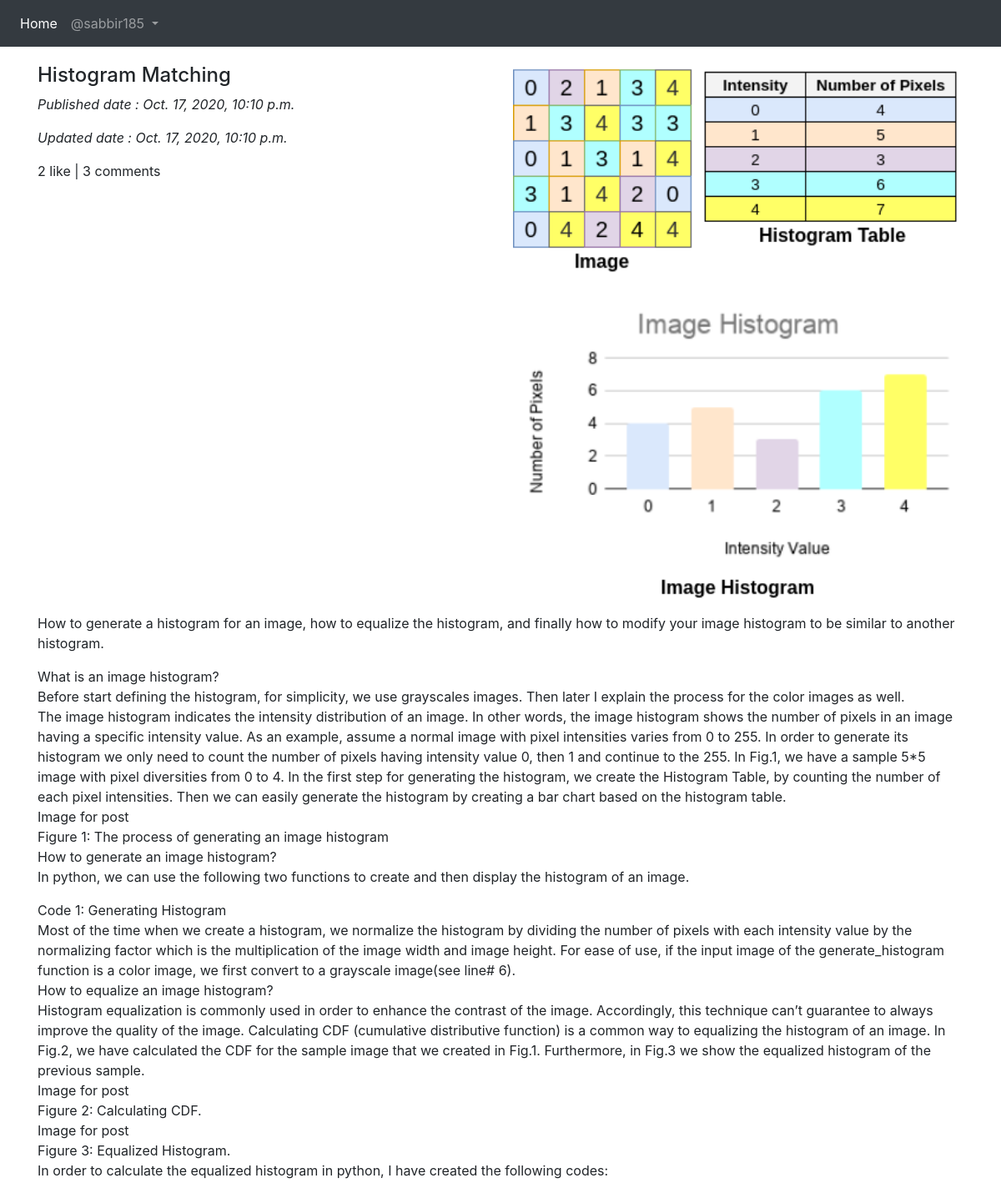
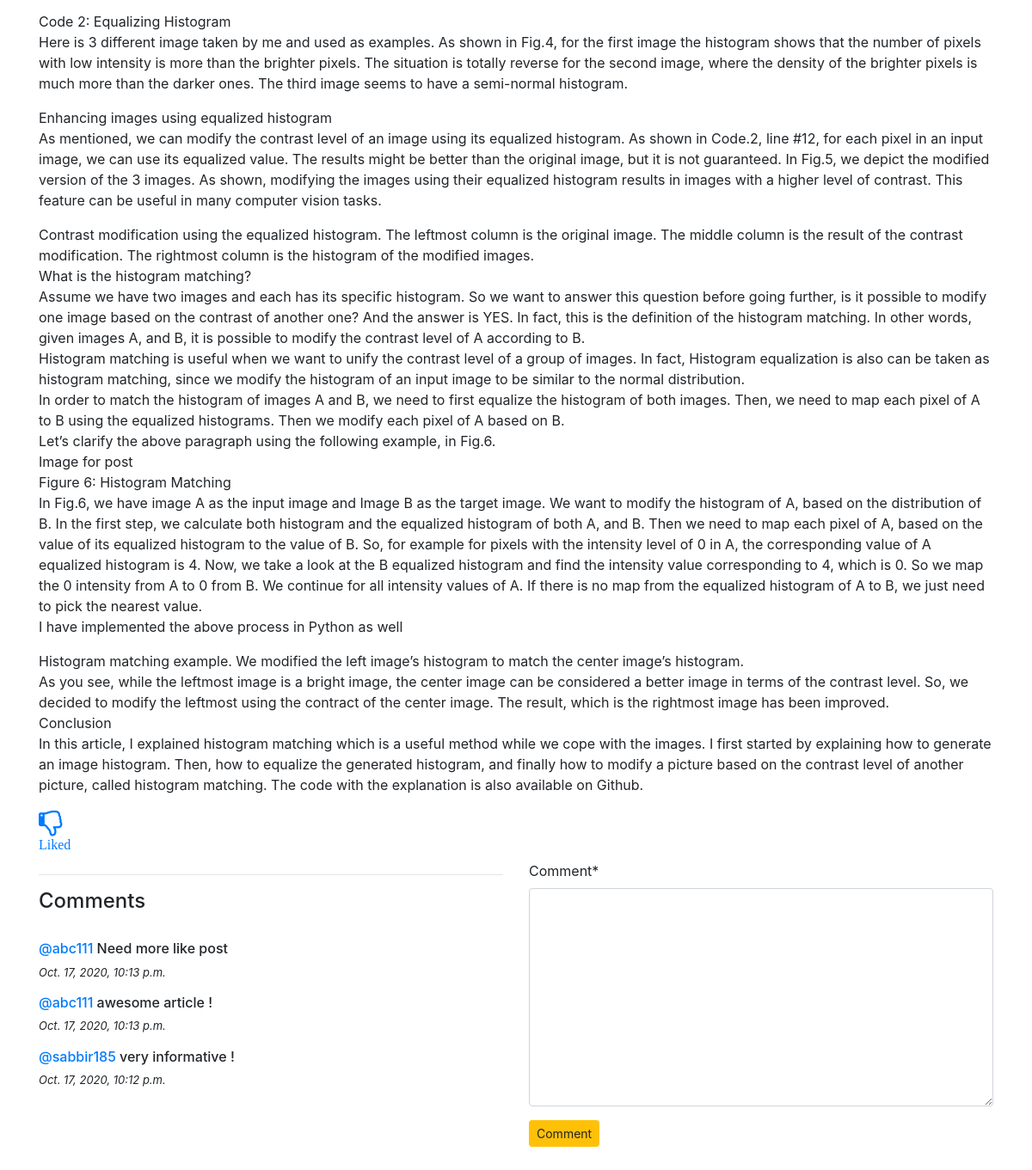
The app's page /blog/details/Histogram-Matching-5c995ebe-2d5c-4ccd-b557-b9e9677165e3/ (signed in) with its own data (2 pictures, top to bottom).
### app_blog/models.py (models this page shows, shortened)
class Blog(models.Model):
    author = models.ForeignKey(User,related_name='post_author',on_delete=models.CASCADE)
    blog_title = models.CharField(max_length=264,verbose_name='put a title')
    slug = models.SlugField(max_length=264,blank=True,null=True)
    blog_content = models.TextField(verbose_name="what is on your mind")
    blog_image = models.ImageField(upload_to='app_blog',verbose_name='Image')
    publish_date = models.DateTimeField(auto_now_add=True)
    update_date = models.DateTimeField(auto_now=True)
    class Meta:
        ordering = ('-publish_date',)

class Comment(models.Model):
    blog = models.ForeignKey(Blog,related_name='blog_comment',on_delete=models.CASCADE)
    user = models.ForeignKey(User,related_name='user_comment',on_delete=models.CASCADE)
    comment = models.TextField()
    comment_date = models.DateTimeField(auto_now_add=True)
    class Meta:
        ordering = ['-comment_date',]

### app_blog/views.py (the view, shortened to what this page needs)
# urls.py: path('details/<str:slug>/' , views.blogDetails, name='blog_details'),
@login_required
def blogDetails(request,slug):
    blog = Blog.objects.get(slug=slug)
    comment_form = CommentForm()
    already_like = Likes.objects.filter(blog=blog,user=request.user)
    if already_like:
        like = True
    else:
        like = False
    return render(request,'app_blog/blog_details.html',context={'blog':blog, 'comment_form':comment_form , 'like':like , })

### app_blog/forms.py
class CommentForm(forms.ModelForm):
    class Meta:
        model = Comment
        fields = ('comment',)

### templates/app_blog/blog_details.html (shortened to what this page needs)
{% extends 'base.html' %}
{% load crispy_forms_tags %}
{% block body_block %}
<div class="row">
    <div class="col-sm-6">
        <h4>{{ blog.blog_title }}</h4>
        <p><i>Published date : {{ blog.publish_date }}</i></p>
        <p><i>Updated date : {{ blog.update_date }}</i></p>
        <p>{{ blog.blog_like.count }} like | {{ blog.blog_comment.count }} comments</p>
    </div>
    <div class="col-sm-6">
        <img src="/media/{{blog.blog_image}}" alt="Image" width="100%">
    </div>
</div>
<p>{{ blog.blog_content|linebreaks }}</p>
<div>
    {% if not like %}
        <a href="{% url 'app_blog:like_post' slug=blog.slug %}">
            <i class="fa fa-thumbs-o-up fa-2x"><h6>Like</h6></i>
        </a>
    {% else %}
        <a href="{% url 'app_blog:unlike_post' pk=blog.pk %}">
            <i class="fa fa-thumbs-o-down fa-2x"><h6>Liked</h6></i>
        </a>
    {% endif %}
</div>
<div class="row">
    <div class="col-sm-6">
        <hr>
        <h4>Comments</h4>
        <br>
        {% for comment in blog.blog_comment.all %}
            <h6><a href="">@{{ comment.user }}</a> {{comment.comment}}</h6>
            <p style="font-size: small;"><i>{{comment.comment_date}}</i></p>
        {% endfor %}
    </div>
    <div class="col-sm-6">
        <form method="POST">
            {{ comment_form|crispy }}
            <button type="submit" class="btn btn-warning btn-sm">Comment</button>
        </form>
        <br>
        <br>
    </div>
</div>
{% endblock %}

### templates/base.html (shortened to what this page needs)
<!DOCTYPE html>
{% load static %}
<html lang="en">
<head>
    <link rel="stylesheet" href="https://maxcdn.bootstrapcdn.com/bootstrap/4.4.1/css/bootstrap.min.css">
    <link href="https://maxcdn.bootstrapcdn.com/font-awesome/4.7.0/css/font-awesome.min.css" rel="stylesheet">
</head>
<body>
    <nav class="navbar navbar-expand-sm bg-dark navbar-dark">
        <ul class="navbar-nav">
            <li class="nav-item active">
                <a class="nav-link" href="{% url 'index' %}">Home</a>
            </li>
            {% if user.is_authenticated %}
                <li class="nav-item dropdown">
                    <a class="nav-link dropdown-toggle" href="#" id="navbardrop" data-toggle="dropdown">
                    @{{user.username}}
                </a>
                </li>
            {% endif %}
        </ul>
    </nav>
    <div class="container" style="margin-top: 20px;">
        {% block body_block %}
        {% endblock %}
    </div>
</body>
</html>

### records on screen
Blog: blog_title "Histogram Matching", publish_date "Oct. 17, 2020, 10:10 p.m.", update_date "Oct. 17, 2020, 10:10 p.m.", blog_like.count "2", blog_comment.count "3", blog_image (picture), blog_content "How to generate a histogram for an image, how to equalize the histogram, and finally how to modify your image histogram to be similar to another histogram. What is an image histogram? Before start defining the histogram, for simplicity, we use grayscales images. Then later I explain the process for the color images as well. The image histogram indicates the intensity distribution of an image. In other words, the image histogram shows the number of pixels in an image having a specific intensity value. As an example, assume a normal image with pixel intensities varies from 0 to 255. In order to generate its histogram we only need to count the number of pixels having intensity value 0, then 1…"
Comment: user "abc111", comment "Need more like post", comment_date "Oct. 17, 2020, 10:13 p.m."
Comment: user "abc111", comment "awesome article !", comment_date "Oct. 17, 2020, 10:13 p.m."
Comment: user "sabbir185", comment "very informative !", comment_date "Oct. 17, 2020, 10:12 p.m."

### other values on screen
{{ user.username }} "sabbir185"
